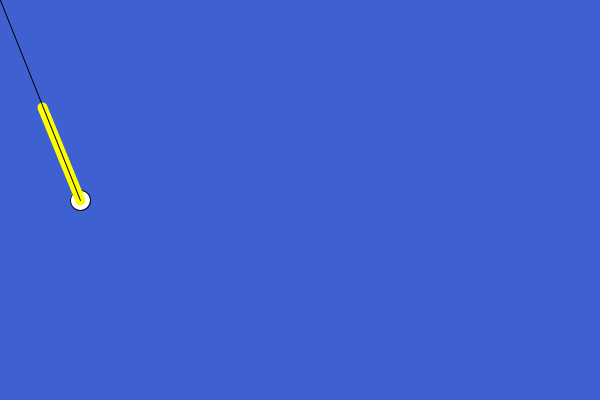
Frame 1 (no input)
Frame 60 (the mouse pressed at the canvas centre just before this capture): identical to frame 1, image omitted
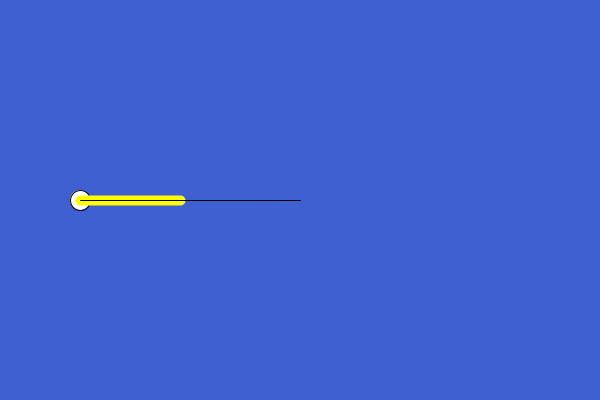
Frame 120 (the mouse held since frame 60 and released just before this capture)

The Processing sketch that drew these frames (run headless with seeded random() and noise(); from frame 60 on, the mouse is pressed at the canvas centre):

// Processing sketch: week15_6_1_poolgame_angle
// ── week15_6_1_poolgame_angle.pde
//好玩的撞球遊戲（8 Ball Quick Fire Pool）
void setup(){
  size(600,400);
}
float ballX=80, ballY=200;
void draw(){
  background(#3F60D1);
  ellipse(ballX, ballY, 20,20);
  float angle = atan2(mouseY-ballY, mouseX-ballX);
  strokeWeight(10); stroke(#FFFF00);
  line(ballX, ballY, ballX+cos(angle)*100, ballY+sin(angle)*100 );
  strokeWeight(1); stroke(0);
  line(ballX, ballY, mouseX, mouseY);
}
